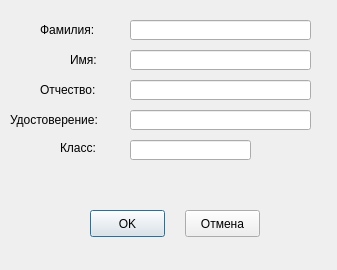
<?xml version="1.0" encoding="UTF-8"?>
<ui version="4.0">
 <class>Dialog</class>
 <widget class="QDialog" name="Dialog">
  <property name="windowModality">
   <enum>Qt::ApplicationModal</enum>
  </property>
  <property name="enabled">
   <bool>true</bool>
  </property>
  <property name="geometry">
   <rect>
    <x>0</x>
    <y>0</y>
    <width>337</width>
    <height>270</height>
   </rect>
  </property>
  <property name="sizeIncrement">
   <size>
    <width>0</width>
    <height>0</height>
   </size>
  </property>
  <property name="baseSize">
   <size>
    <width>0</width>
    <height>0</height>
   </size>
  </property>
  <property name="windowTitle">
   <string>Сотрудник</string>
  </property>
  <property name="windowIcon">
   <iconset>
    <normaloff>bmp/18.bmp</normaloff>bmp/18.bmp</iconset>
  </property>
  <widget class="QPushButton" name="PushButton">
   <property name="geometry">
    <rect>
     <x>90</x>
     <y>210</y>
     <width>75</width>
     <height>27</height>
    </rect>
   </property>
   <property name="baseSize">
    <size>
     <width>0</width>
     <height>0</height>
    </size>
   </property>
   <property name="text">
    <string>OK</string>
   </property>
   <property name="icon">
    <iconset>
     <normaloff>bmp/124.bmp</normaloff>bmp/124.bmp</iconset>
   </property>
   <property name="checkable">
    <bool>false</bool>
   </property>
  </widget>
  <widget class="QPushButton" name="PushButton_2">
   <property name="geometry">
    <rect>
     <x>185</x>
     <y>210</y>
     <width>75</width>
     <height>27</height>
    </rect>
   </property>
   <property name="baseSize">
    <size>
     <width>0</width>
     <height>0</height>
    </size>
   </property>
   <property name="text">
    <string>Отмена</string>
   </property>
   <property name="icon">
    <iconset>
     <normaloff>bmp/111.bmp</normaloff>bmp/111.bmp</iconset>
   </property>
   <property name="checkable">
    <bool>false</bool>
   </property>
  </widget>
  <widget class="QLineEdit" name="lineEdit">
   <property name="geometry">
    <rect>
     <x>130</x>
     <y>20</y>
     <width>181</width>
     <height>20</height>
    </rect>
   </property>
   <property name="frame">
    <bool>true</bool>
   </property>
  </widget>
  <widget class="QLineEdit" name="lineEdit_2">
   <property name="geometry">
    <rect>
     <x>130</x>
     <y>50</y>
     <width>181</width>
     <height>20</height>
    </rect>
   </property>
  </widget>
  <widget class="QLineEdit" name="lineEdit_3">
   <property name="geometry">
    <rect>
     <x>130</x>
     <y>80</y>
     <width>181</width>
     <height>20</height>
    </rect>
   </property>
  </widget>
  <widget class="QLineEdit" name="lineEdit_4">
   <property name="geometry">
    <rect>
     <x>130</x>
     <y>110</y>
     <width>181</width>
     <height>20</height>
    </rect>
   </property>
  </widget>
  <widget class="QLineEdit" name="lineEdit_5">
   <property name="geometry">
    <rect>
     <x>130</x>
     <y>140</y>
     <width>121</width>
     <height>20</height>
    </rect>
   </property>
  </widget>
  <widget class="QLabel" name="label">
   <property name="geometry">
    <rect>
     <x>40</x>
     <y>20</y>
     <width>61</width>
     <height>20</height>
    </rect>
   </property>
   <property name="text">
    <string>Фамилия:</string>
   </property>
   <property name="textInteractionFlags">
    <set>Qt::NoTextInteraction</set>
   </property>
  </widget>
  <widget class="QLabel" name="label_2">
   <property name="geometry">
    <rect>
     <x>70</x>
     <y>50</y>
     <width>31</width>
     <height>20</height>
    </rect>
   </property>
   <property name="text">
    <string>Имя:</string>
   </property>
  </widget>
  <widget class="QLabel" name="label_3">
   <property name="geometry">
    <rect>
     <x>40</x>
     <y>80</y>
     <width>61</width>
     <height>20</height>
    </rect>
   </property>
   <property name="text">
    <string>Отчество:</string>
   </property>
  </widget>
  <widget class="QLabel" name="label_4">
   <property name="geometry">
    <rect>
     <x>10</x>
     <y>110</y>
     <width>101</width>
     <height>20</height>
    </rect>
   </property>
   <property name="text">
    <string>Удостоверение:</string>
   </property>
  </widget>
  <widget class="QLabel" name="label_5">
   <property name="geometry">
    <rect>
     <x>60</x>
     <y>140</y>
     <width>41</width>
     <height>16</height>
    </rect>
   </property>
   <property name="text">
    <string>Класс:</string>
   </property>
  </widget>
 </widget>
 <resources/>
 <connections/>
</ui>
